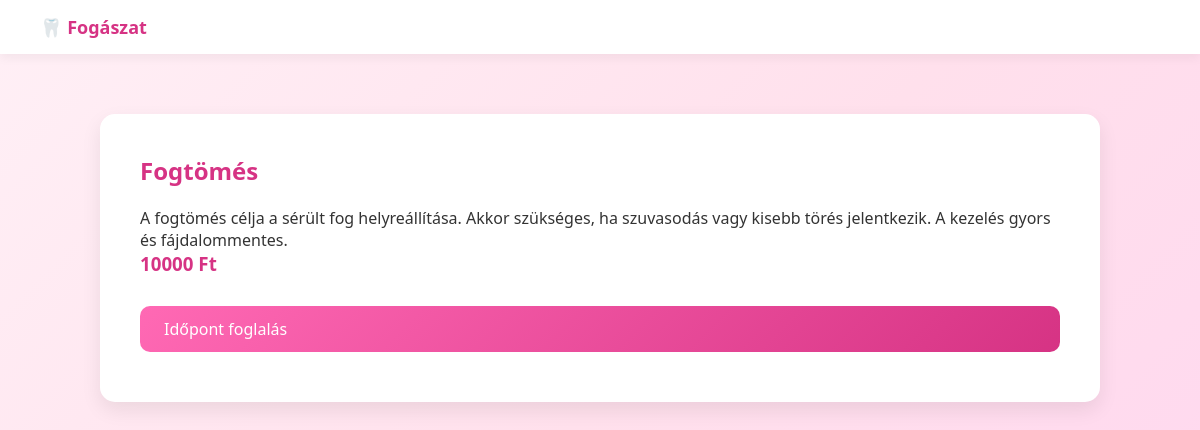
The app's page /service_detail.php?id=1 with its own data.
### tables this page shows
CREATE TABLE `services` (
  `id` int(11) NOT NULL,
  `name` varchar(100) DEFAULT NULL,
  `description` text DEFAULT NULL,
  `price` int(11) DEFAULT NULL,
  `duration` int(11) DEFAULT NULL,
  `details` text DEFAULT NULL
);

### service_detail.php (the view, shortened to what this page needs)
<?php
require_once "config/database.php";
$id = $_GET["id"];
$stmt = $conn->prepare("SELECT * FROM services WHERE id=?");
$stmt->bind_param("i", $id);
$stmt->execute();
$result = $stmt->get_result();
$service = $result->fetch_assoc();
?>
<!DOCTYPE html>
<html>
<head>
    <link rel="stylesheet" href="style.css">
</head>
<body>
<nav class="navbar">
    <a href="dashboard.php" class="logo">🦷 Fogászat</a>
</nav>
<div class="container">
    <h2><?php echo $service["name"]; ?></h2>
    <p><?php echo $service["details"]; ?></p>
    <h3><?php echo $service["price"]; ?> Ft</h3>
    <a href="book.php?service_id=<?php echo $service["id"]; ?>" class="btn">
        Időpont foglalás
    </a>
</div>
</body>
</html>

### style.css (style rules this page uses)
* { margin: 0; padding: 0; box-sizing: border-box; }
body { font-family: 'Segoe UI', Tahoma, Geneva, Verdana, sans-serif; background: linear-gradient(135deg, #fff0f6, #ffe0ec, #ffd6f0); background-attachment: fixed; color: #333; min-height: 100vh; }
.container { width: 100%; max-width: 1000px; margin: 60px auto; background: white; padding: 40px; border-radius: 15px; box-shadow: 0 8px 20px rgba(0,0,0,0.08); display: flex; flex-direction: column; animation: fadeIn 0.4s ease-in-out; }
h1, h2, h3 { color: #d63384; margin-bottom: 20px; }
.navbar { background-color: white; padding: 15px 30px; box-shadow: 0 4px 10px rgba(0,0,0,0.05); display: flex; justify-content: space-between; align-items: center; }
.logo { text-decoration: none; font-weight: bold; color: #d63384; font-size: 18px; }
.navbar a { color: #d63384; margin: 0 10px; font-weight: bold; text-decoration: none; }
.btn, button { display: inline-block; padding: 12px 24px; margin: 10px 0; background: linear-gradient(135deg, #ff69b4, #d63384); color: white; border: none; border-radius: 10px; font-size: 16px; cursor: pointer; transition: 0.25s; text-decoration: none; }
a { text-decoration: none; color: inherit; }

### records on screen
services: name "Fogtömés", details "A fogtömés célja a sérült fog helyreállítása. Akkor szükséges, ha szuvasodás vagy kisebb törés jelentkezik. A kezelés gyors és fájdalommentes.", price "10000"
